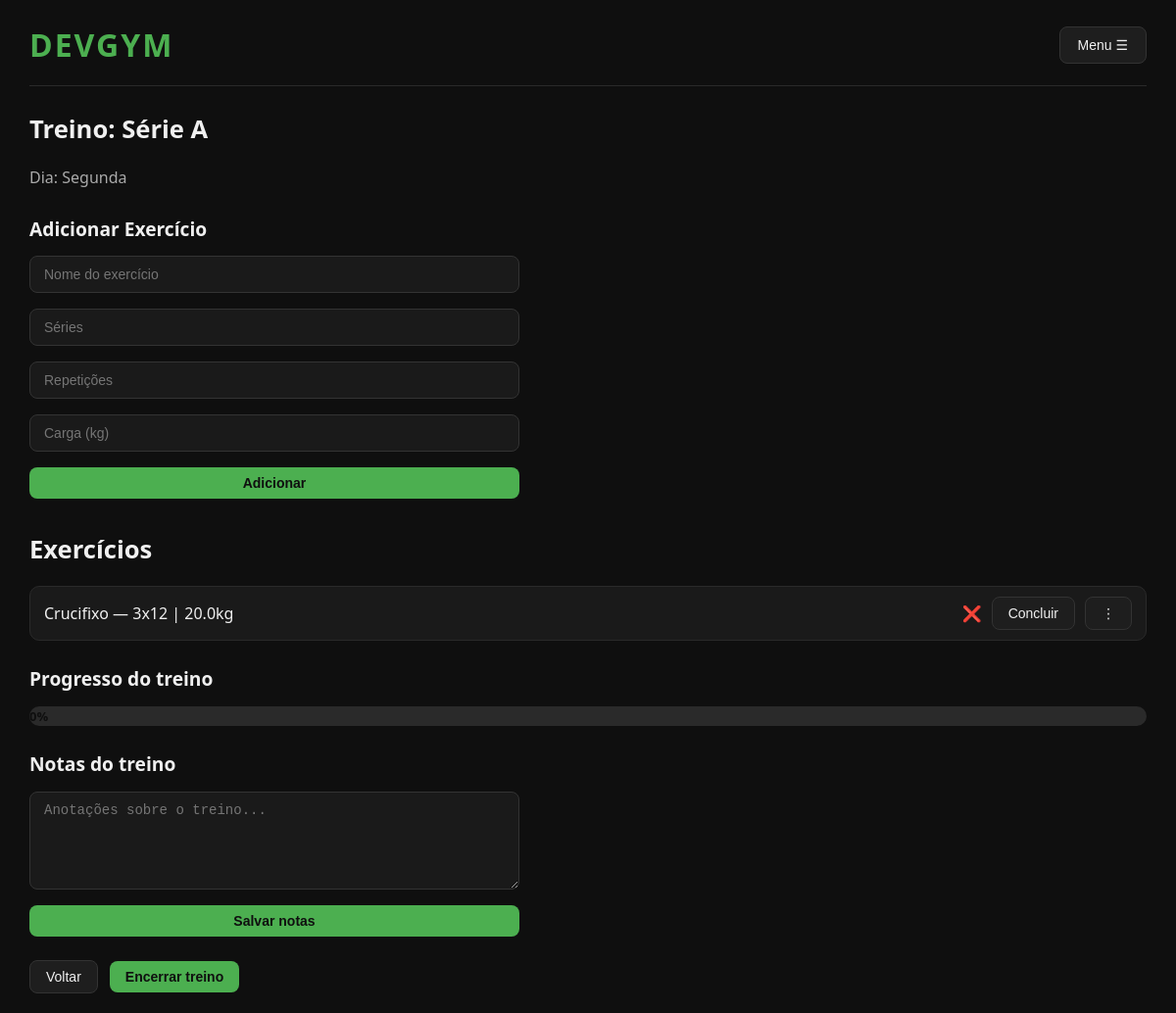
/treino/1 (signed in), run on an earlier commit of the app's database.
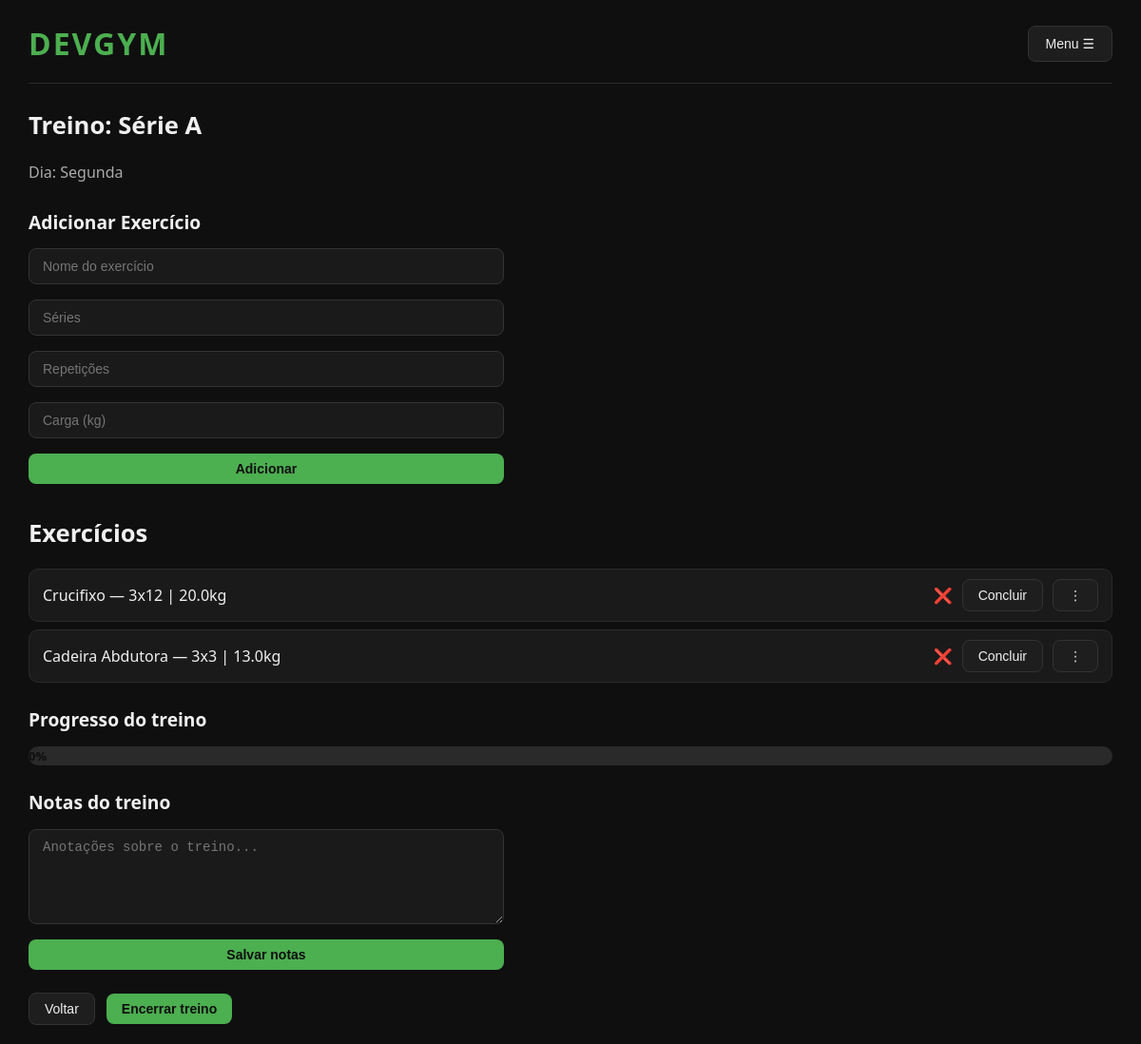
And on a later commit of the database.
### Projeto academia/app.py (models this page shows)
class Treino(db.Model):
    id = db.Column(db.Integer, primary_key=True)
    dia_semana = db.Column(db.String(20), nullable=False)
    nome = db.Column(db.String(100), nullable=False)
    usuario_id = db.Column(db.Integer, db.ForeignKey('usuario.id'), nullable=False)
    data_criacao = db.Column(db.DateTime, default=datetime.utcnow)
    ativo = db.Column(db.Boolean, default=True)
    notas = db.Column(db.Text, default="")
    exercicios = db.relationship('Exercicio', backref='treino', cascade="all, delete-orphan")

class Exercicio(db.Model):
    id = db.Column(db.Integer, primary_key=True)
    nome = db.Column(db.String(100), nullable=False)
    treino_id = db.Column(db.Integer, db.ForeignKey('treino.id'), nullable=False)
    concluido = db.Column(db.Boolean, default=False)
    series = db.Column(db.Integer, default=3)
    repeticoes = db.Column(db.Integer, default=10)
    carga = db.Column(db.Float, default=0.0)
    ordem = db.Column(db.Integer, default=0)

### Projeto academia/app.py (the view, shortened to what this page needs)
@app.route('/treino/<int:treino_id>', methods=['GET', 'POST'])
def treinos_detalhes(treino_id):
    if 'usuario_id' not in session:
        return redirect('/login')
    treino = Treino.query.filter_by(id=treino_id,usuario_id=session['usuario_id']).first_or_404()
    exercicios = Exercicio.query.filter_by(treino_id=treino_id).order_by(Exercicio.ordem).all()
    total = len(exercicios)
    feitos = sum(1 for e in exercicios if e.concluido)
    progresso = int((feitos / total) * 100) if total > 0 else 0
    return render_template('treino_detalhes.html', treino=treino, exercicios=exercicios, progresso=progresso)

### Projeto academia/templates/treino_detalhes.html (shortened to what this page needs)
{% extends 'base.html' %}
{% block content %}
<h2>Treino: {{ treino.nome }}</h2>
<p>Dia: {{ treino.dia_semana }}</p>
<h3 style="margin-top: 24px;">Adicionar Exercício</h3>
<form action="{{ url_for('treinos_detalhes', treino_id=treino.id) }}" method="post" style="max-width: 500px;">
    <input type="text" name="nome_exercicio" placeholder="Nome do exercício" required>
    <input type="number" name="series" placeholder="Séries" min="1">
    <input type="number" name="repeticoes" placeholder="Repetições" min="1">
    <input type="number" name="carga" placeholder="Carga (kg)" min="0" step="0.5">
    <button type="submit">Adicionar</button>
</form>
<h2 style="margin-top: 32px;">Exercícios</h2>
<div id="lista-exercicios">
{% for exercicio in exercicios %}
<div class="exercicio-item" data-id="{{ exercicio.id }}">
    <span style="flex: 1; color: #f0f0f0;">
        {{ exercicio.nome }} — {{ exercicio.series }}x{{ exercicio.repeticoes }} | {{ exercicio.carga }}kg
    </span>
    <span id="icone-{{ exercicio.id }}">{% if exercicio.concluido %}✔{% else %}❌{% endif %}</span>
    <button type="button" id="btn-concluir-{{ exercicio.id }}"
        data-id="{{ exercicio.id }}"
        onclick="concluirExercicio(this)">
        {% if exercicio.concluido %}Desmarcar{% else %}Concluir{% endif %}
    </button>
    <div class="dropdown">
        <button type="button" onclick="toggleDropdown('menu-{{ exercicio.id }}')">⋮</button>
    </div>
</div>
{% endfor %}
</div>
<h3 style="margin-top: 24px;">Progresso do treino</h3>
<div class="progress">
    <div class="progress-bar" style="width: {{ progresso }}%;">{{ progresso }}%</div>
</div>
<h3 style="margin-top: 24px;">Notas do treino</h3>
<form action="/treino/{{ treino.id }}/notas" method="post" style="max-width: 500px;">
    <textarea name="notas" placeholder="Anotações sobre o treino...">{{ treino.notas }}</textarea>
    <button type="submit">Salvar notas</button>
</form>
<div style="display: flex; gap: 12px; margin-top: 24px; align-items: center;">
    <a href="/" style="text-decoration:none;"><button>Voltar</button></a>
    <form action="/treino/{{ treino.id }}/encerrar" method="post">
        <button type="submit" style="background-color: #4CAF50; color: #0f0f0f; border: none; font-weight: 600;">Encerrar treino</button>
    </form>
</div>
{% endblock %}

### Projeto academia/templates/base.html (shortened to what this page needs)
<!DOCTYPE html>
<html>
<head>
    <link rel="stylesheet" href="{{ url_for('static', filename='style.css') }}">
</head>
<body>
<div class="navbar">
    <h1>DEVGYM</h1>
    <div class="dropdown">
        <button class="menu-btn" onclick="toggleMenu()">Menu ☰</button>
    </div>
</div>
<hr>
{% block content %}{% endblock %}
</body>
</html>

### Projeto academia/static/style.css (style rules this page uses)
* { margin: 0; padding: 0; box-sizing: border-box; }
body { background-color: #0f0f0f; color: #f0f0f0; font-family: 'Segoe UI', sans-serif; font-size: 16px; line-height: 1.6; padding: 20px 30px; }
h1, h2, h3, h4 { color: #f0f0f0; font-weight: 600; }
h1 { font-size: 2.5rem; }
h2 { font-size: 1.6rem; margin-bottom: 16px; }
h3 { font-size: 1.2rem; margin-bottom: 12px; }
p { color: #aaa; margin-bottom: 8px; }
a { color: #4CAF50; text-decoration: none; }
hr { border: none; border-top: 1px solid #2a2a2a; margin: 16px 0 24px; }
.navbar { display: flex; justify-content: space-between; align-items: center; margin-bottom: 0; }
.navbar h1 { font-size: 2rem; color: #4CAF50; letter-spacing: 2px; }
.dropdown { position: relative; display: inline-block; }
.menu-btn { background-color: #1e1e1e; color: #f0f0f0; padding: 10px 18px; border: 1px solid #333; cursor: pointer; font-size: 14px; border-radius: 8px; transition: background 0.2s; }
button { background-color: #1e1e1e; color: #f0f0f0; border: 1px solid #333; padding: 8px 16px; border-radius: 8px; cursor: pointer; font-size: 14px; transition: background 0.2s, border-color 0.2s; }
button[type="submit"] { background-color: #4CAF50; color: #0f0f0f; border: none; font-weight: 600; }
input[type="text"], input[type="email"], input[type="password"], input[type="number"], textarea, select { background-color: #1a1a1a; color: #f0f0f0; border: 1px solid #333; border-radius: 8px; padding: 10px 14px; font-size: 14px; width: 100%; transition: border-color 0.2s; margin-bottom: 8px; }
textarea { resize: vertical; min-height: 100px; }
form { display: flex; flex-direction: column; gap: 8px; }
.progress { background-color: #2a2a2a; border-radius: 10px; overflow: hidden; height: 20px; margin-top: 8px; }
.progress-bar { height: 100%; background-color: #4CAF50; color: #0f0f0f; font-weight: bold; text-align: center; font-size: 13px; line-height: 20px; border-radius: 10px; transition: width 0.4s ease; }
.exercicio-item { display: flex; align-items: center; gap: 10px; background: #1a1a1a; border: 1px solid #2a2a2a; border-radius: 10px; padding: 10px 14px; margin-bottom: 8px; cursor: grab; }

What changed in the data, as far as the page shows it:
added Exercicio: nome "Cadeira Abdutora", series "3", repeticoes "3", carga "13.0", concluido "Concluir"
